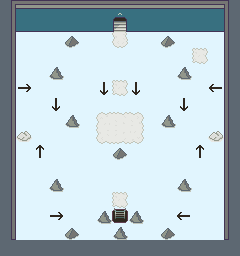

This is a level from a 2D game, rendered from its Tiled map with the project's own tilesets. A one-line summary and the map file follow, with tile-layer data summarised:
An orthogonal 15x16 tile map with 16x16 px tiles, 2 tile layers (Tile Layer 1, Tile Layer 2), 8 tilesets and 12 objects (3x NPC, 2x Door, Solid).

<map version="1.9" tiledversion="1.9.0" orientation="orthogonal" renderorder="right-down" width="15" height="16" tilewidth="16" tileheight="16" infinite="0" backgroundcolor="#e1f5fe" nextlayerid="11" nextobjectid="78">
 <properties>
  <property name="action">(begin
  (map-name "XEONJIA TOWER – 10F")
(if (and (!get "x10-safe") (and (eq? (enemies-count) 0) (and (get "x10-talk") (! (get "x10-ok")))))
  (begin
    (set "x10-ok" #t)
    (dialog '(("…")))
    (wait)
    (friendly '(#t 67))
    (friendly '(#t 68))
    (friendly '(#t 69))
    (quiet '(#t 67))
    (quiet '(#t 68))
    (quiet '(#t 69))
    (wait 1)
    (respawn 67)
    (respawn 68)
    (respawn 69)
    (set-orientation '(0 67))
    (set-orientation '(0 68))
    (set-orientation '(0 69))
    (set-orientation '(1 -1))
    (set-orientation '(0 63))
    (set-orientation '(0 64))
    (place 67 96 112)
    (place 68 128 112)
    (place 69 112 112)
    (place -1 112 128)
    (place 63 96 32)
    (place 64 128 32)
    (black-curtain)
    (dialog
      '(("…")
      ("iosa&amp;joza/iosa_and_joza" "Good luck.")))
    (wait)
    (wait)
    (move '(0 67))
    (move '(0 68))
    (wait 1)
    (move '(0 67))
    (move '(0 68))
    (wait 0.5)
    (move '(2 67))
    (wait 0.5)
    (set-orientation '(0 67))
    (wait 1)
    (delete 67)
    (move '(3 68))
    (wait 0.5)
    (set-orientation '(0 68))
    (wait 0.5)
    (delete 68)
    (wait 1)
    (dialog '(("dr. lache/lache" "You know, {{hero}}, you and I are not that different.\nI acted for the highest good.\nThis is a sick world.\nIt must be healed and that's why difficult decisions must be made. And I took that responsibility upon myself.\nThe only way to restore order is through chaos.\nYou will understand it too sooner or later.")))
    (wait)
    (wait 2)
    (move '(2 69))
    (wait 1)
    (move '(0 69))
    (wait 1)
    (move '(0 69))
    (wait 1)
    (move '(3 69))
    (wait 0.5)
    (set-orientation '(0 69))
    (wait 0.5)
    (leave-npc 69))))</property>
  <property name="can-escape" type="bool" value="false" />
  <property name="disable-worldmap" type="bool" value="true" />
  <property name="map-name" value="XEONJIA TOWER – 10F" />
  <property name="music" value="tower" />
  <property name="start-battle" type="bool" value="false" />
 </properties>
 <tileset firstgid="1" source="../tilesets/outdoor-1.tsx" />
 <tileset firstgid="129" source="../tilesets/monsters.tsx" />
 <tileset firstgid="204" source="../tilesets/npc_common.tsx" />
 <tileset firstgid="256" source="../tilesets/outdoor-2.tsx" />
 <tileset firstgid="416" source="../tilesets/outdoor-3.tsx" />
 <tileset firstgid="544" source="../tilesets/npc_main.tsx" />
 <tileset firstgid="576" source="../tilesets/basic.tsx" />
 <tileset firstgid="600" source="../tilesets/tower.tsx" />
 <layer id="1" name="Tile Layer 1" width="15" height="16">
  <data>[240 cells, 108 non-empty, 28 distinct tile ids]</data>
 </layer>
 <objectgroup id="9" name="npc">
  <object id="63" class="NPC" gid="557" x="96" y="208" width="16" height="16">
   <properties>
    <property name="action">(if  (= (enemies-count) 0)
  (begin
    (dialog '(("/_happy" "Nobody can stop us!\nLet's move on.")))
    (wait)
    (leave-npc 63))
  (dialog '(("/_happy" "The situation is getting critical."))))</property>
    <property name="actionOnEvent">(if (get "x10-safe")
  (delete-me))</property>
    <property name="team" type="int" value="0" />
   </properties>
  </object>
  <object id="64" class="NPC" gid="573" x="128" y="208" width="16" height="16">
   <properties>
    <property name="action">(if  (= (enemies-count) 0)
  (begin
    (dialog '(("/" "This was also an easy win.\nLet's move on.")))
    (wait)
    (leave-npc 64))
  (dialog '(("/" "Stay focused!"))))</property>
    <property name="actionOnEvent">(if (get "x10-safe")
  (delete-me))</property>
    <property name="team" type="int" value="0" />
   </properties>
  </object>
  <object id="67" class="NPC" gid="248" x="96" y="144" width="16" height="16">
   <properties>
    <property name="action" value="(dialog '((&quot;/&quot; &quot;What do you want?&quot;)))" />
    <property name="actionOnEvent">(if (get "x10-safe")
  (delete-me))</property>
    <property name="hp" type="float" value="90" />
    <property name="name" value="iosa" />
    <property name="team" type="int" value="1" />
    <property name="weaponAtk" type="int" value="20" />
   </properties>
  </object>
  <object id="68" gid="248" x="128" y="144" width="16" height="16">
   <properties>
    <property name="action" value="(dialog '((&quot;/&quot; &quot;What do you want?&quot;)))" />
    <property name="actionOnEvent">(if (get "x10-safe")
  (delete-me))</property>
    <property name="hp" type="float" value="80" />
    <property name="name" value="joza" />
    <property name="team" type="int" value="1" />
    <property name="weaponAtk" type="int" value="23" />
   </properties>
  </object>
  <object id="69" gid="548" x="112" y="128" width="16" height="16">
   <properties>
    <property name="action" value="(dialog '((&quot;/&quot; &quot;I will defeat you.&quot;)))" />
    <property name="actionOnEvent">(if (get "x10-safe")
  (delete-me))</property>
    <property name="hp" type="float" value="110" />
    <property name="team" type="int" value="1" />
    <property name="weaponAtk" type="int" value="25" />
   </properties>
  </object>
  <object id="73" class="Solid" x="112" y="176" width="16" height="16">
   <properties>
    <property name="actionOnCollision">(begin
  (delete-me)
  (set-orientation '(1 63))
  (set-orientation '(1 64))
  (dialog '(("!")))
  (wait)
  (move 1)
  (wait 0.6)
  (dialog
    '(("/" "Dr. Lache!")
    ("dr. lache/lache" "Very well. Here you are, {{hero}}.\nI admit I didn't think you'd make it, I underestimated you.\nNo hero has ever come this far.\nCongratulations, you've come a long way and I recognize your worth, but you missed one thing.\nYou did not understand the greatness of my vision.\nIt will be thanks to me that all the rottenness of this world will be eradicated.\nOrder arises out of destruction.")
    ("/september" "Who is this braggart?\nLet's defeat him and go to the King of Evil.")
    ("dr. lache/lache" "How rude your friend.")
    ("/september" "We didn't come all this way here to hear your craziness.\nLet's fight.")
    ("/iosa" "Don't talk to our boss like that.")
    ("/joza" "He deserves respect.")
    ("iosa&amp;joza/iosa_and_joza" "Apologize to him!")
    ("/milla_happy" "How cute, they talk together!")
    ("dr. lache/lache" "I don't need their apologies.\nTheir rudeness is the result of this sick society.\nIt makes me realize once again that what we are doing is right and necessary.\nLet's get rid of them now.\nYou have come all this way in vain because your end has come.")
    ("/" "You seem a little overconfident.")
    ("dr. lache/lache" "Now I'll show you the reason for my confidence.")))
  (wait)  
  (friendly '(#f 67))
  (friendly '(#f 68))
  (friendly '(#f 69))
  (quiet '(#f 67))
  (quiet '(#f 68))
  (quiet '(#f 69))
  (set "x10-talk" #t)
  (start-battle)
  (set-HP-diff 105)
  (music "boss"))</property>
    <property name="actionOnEvent">(if (get "x10-talk")
  (delete-me))</property>
   </properties>
  </object>
 </objectgroup>
 <layer id="6" name="Tile Layer 2" width="15" height="16">
  <data>[240 cells, 0 non-empty, 0 distinct tile ids]</data>
 </layer>
 <objectgroup id="8" name="items">
  <object id="74" gid="587" x="192" y="176" width="16" height="16">
   <properties>
    <property name="healthPointsDelta" type="int" value="15" />
   </properties>
  </object>
  <object id="75" gid="587" x="128" y="240" width="16" height="16">
   <properties>
    <property name="healthPointsDelta" type="int" value="15" />
   </properties>
  </object>
  </objectgroup>
 <objectgroup id="10" name="spawn points">
  <!-- 2 objects omitted --></objectgroup>
</map>
<!-- 4 of 12 objects omitted -->
